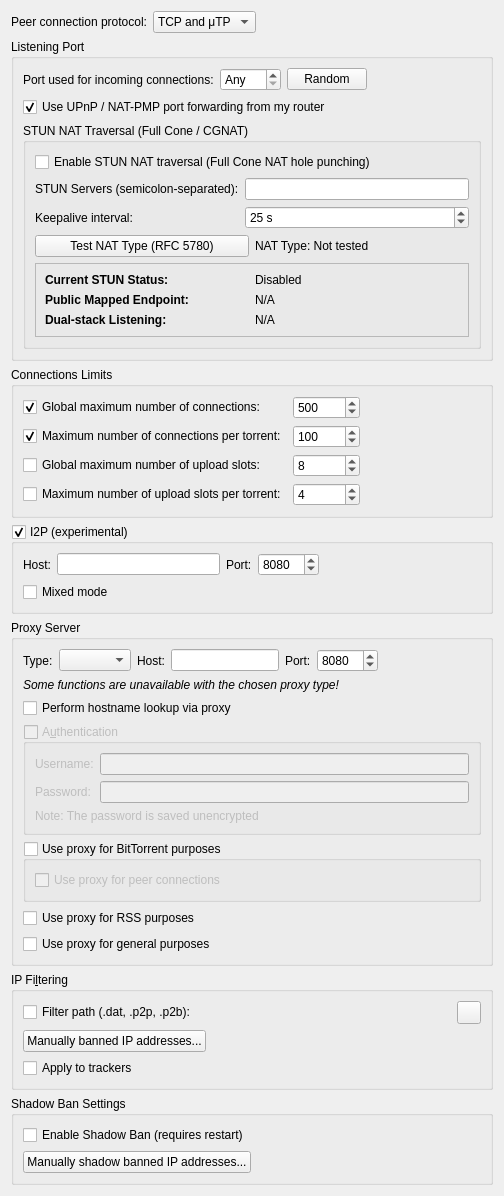
          <widget class="QWidget" name="scrollAreaWidgetContents_3">
           <property name="geometry">
            <rect>
             <x>0</x>
             <y>0</y>
             <width>504</width>
             <height>848</height>
            </rect>
           </property>
           <layout class="QVBoxLayout" name="verticalLayout_20">
            <item>
             <layout class="QHBoxLayout" name="horizontalLayout_12">
              <item>
               <widget class="QLabel" name="label_24">
                <property name="text">
                 <string>Peer connection protocol:</string>
                </property>
               </widget>
              </item>
              <item>
               <widget class="QComboBox" name="comboProtocol">
                <item>
                 <property name="text">
                  <string>TCP and μTP</string>
                 </property>
                </item>
                <item>
                 <property name="text">
                  <string notr="true">TCP</string>
                 </property>
                </item>
                <item>
                 <property name="text">
                  <string notr="true">μTP</string>
                 </property>
                </item>
               </widget>
              </item>
              <item>
               <spacer name="horizontalSpacer_23">
                <property name="orientation">
                 <enum>Qt::Orientation::Horizontal</enum>
                </property>
                <property name="sizeHint" stdset="0">
                 <size>
                  <width>40</width>
                  <height>20</height>
                 </size>
                </property>
               </spacer>
              </item>
             </layout>
            </item>
            <item>
             <widget class="QGroupBox" name="ListeningPortBox">
              <property name="title">
               <string>Listening Port</string>
              </property>
              <layout class="QVBoxLayout" name="listeningPortLayout">
               <item>
                <layout class="QHBoxLayout" name="listeningPortLayout2">
                 <item>
                  <widget class="QLabel" name="lbl_ports">
                   <property name="text">
                    <string>Port used for incoming connections:</string>
                   </property>
                  </widget>
                 </item>
                 <item>
                  <widget class="QSpinBox" name="spinPort">
                   <property name="toolTip">
                    <string>Set to 0 to let your system pick an unused port</string>
                   </property>
                   <property name="specialValueText">
                    <string>Any</string>
                   </property>
                   <property name="maximum">
                    <number>65535</number>
                   </property>
                  </widget>
                 </item>
                 <item>
                  <widget class="QPushButton" name="randomButton">
                   <property name="text">
                    <string>Random</string>
                   </property>
                  </widget>
                 </item>
                 <item>
                  <spacer name="horizontalSpacer_4">
                   <property name="orientation">
                    <enum>Qt::Orientation::Horizontal</enum>
                   </property>
                   <property name="sizeHint" stdset="0">
                    <size>
                     <width>40</width>
                     <height>20</height>
                    </size>
                   </property>
                  </spacer>
                 </item>
                </layout>
               </item>
               <item>
                <widget class="QCheckBox" name="checkUPnP">
                 <property name="text">
                  <string>Use UPnP / NAT-PMP port forwarding from my router</string>
                 </property>
                 <property name="checked">
                  <bool>true</bool>
                 </property>
                </widget>
               </item>
               <item>
                <widget class="QGroupBox" name="groupSTUN">
                 <property name="title">
                  <string>STUN NAT Traversal (Full Cone / CGNAT)</string>
                 </property>
                 <layout class="QVBoxLayout" name="stunLayout">
                  <item>
                   <widget class="QCheckBox" name="checkSTUN">
                    <property name="text">
                     <string>Enable STUN NAT traversal (Full Cone NAT hole punching)</string>
                    </property>
                   </widget>
                  </item>
                  <item>
                   <layout class="QGridLayout" name="stunGridLayout">
                    <item row="0" column="0">
                     <widget class="QLabel" name="lblSTUNServers">
                      <property name="text">
                       <string>STUN Servers (semicolon-separated):</string>
                      </property>
                     </widget>
                    </item>
                    <item row="0" column="1">
                     <widget class="QLineEdit" name="textSTUNServers"/>
                    </item>
                    <item row="1" column="0">
                     <widget class="QLabel" name="lblSTUNKeepAlive">
                      <property name="text">
                       <string>Keepalive interval:</string>
                      </property>
                     </widget>
                    </item>
                    <item row="1" column="1">
                     <widget class="QSpinBox" name="spinSTUNKeepAlive">
                      <property name="suffix">
                       <string> s</string>
                      </property>
                      <property name="minimum">
                       <number>10</number>
                      </property>
                      <property name="maximum">
                       <number>300</number>
                      </property>
                      <property name="value">
                       <number>25</number>
                      </property>
                     </widget>
                    </item>
                   </layout>
                  </item>
                  <item>
                   <layout class="QHBoxLayout" name="stunTestLayout">
                    <item>
                     <widget class="QPushButton" name="btnTestNATType">
                      <property name="text">
                       <string>Test NAT Type (RFC 5780)</string>
                      </property>
                     </widget>
                    </item>
                    <item>
                     <widget class="QLabel" name="lblNATTestResult">
                      <property name="text">
                       <string>NAT Type: Not tested</string>
                      </property>
                     </widget>
                    </item>
                   </layout>
                  </item>
                  <item>
                   <widget class="QFrame" name="frameSTUNStatus">
                    <property name="frameShape">
                     <enum>QFrame::Shape::StyledPanel</enum>
                    </property>
                    <layout class="QGridLayout" name="stunStatusGridLayout">
                     <item row="0" column="0">
                      <widget class="QLabel" name="lblSTUNStatusHeader">
                       <property name="text">
                        <string>Current STUN Status:</string>
                       </property>
                       <property name="font">
                        <font>
                         <bold>true</bold>
                        </font>
                       </property>
                      </widget>
                     </item>
                     <item row="0" column="1">
                      <widget class="QLabel" name="lblSTUNStatusValue">
                       <property name="text">
                        <string>Disabled</string>
                       </property>
                      </widget>
                     </item>
                     <item row="1" column="0">
                      <widget class="QLabel" name="lblSTUNEndpointHeader">
                       <property name="text">
                        <string>Public Mapped Endpoint:</string>
                       </property>
                       <property name="font">
                        <font>
                         <bold>true</bold>
                        </font>
                       </property>
                      </widget>
                     </item>
                     <item row="1" column="1">
                      <widget class="QLabel" name="lblSTUNEndpointValue">
                       <property name="text">
                        <string>N/A</string>
                       </property>
                      </widget>
                     </item>
                     <item row="2" column="0">
                      <widget class="QLabel" name="lblSTUNDualStackHeader">
                       <property name="text">
                        <string>Dual-stack Listening:</string>
                       </property>
                       <property name="font">
                        <font>
                         <bold>true</bold>
                        </font>
                       </property>
                      </widget>
                     </item>
                     <item row="2" column="1">
                      <widget class="QLabel" name="lblSTUNDualStackValue">
                       <property name="text">
                        <string>N/A</string>
                       </property>
                      </widget>
                     </item>
                    </layout>
                   </widget>
                  </item>
                 </layout>
                </widget>
               </item>
              </layout>
             </widget>
            </item>
            <item>
             <widget class="QGroupBox" name="nbConnecBox">
              <property name="title">
               <string>Connections Limits</string>
              </property>
              <layout class="QGridLayout" name="gridLayout">
               <item row="0" column="0">
                <widget class="QCheckBox" name="checkMaxConnections">
                 <property name="text">
                  <string>Global maximum number of connections:</string>
                 </property>
                 <property name="checked">
                  <bool>true</bool>
                 </property>
                </widget>
               </item>
               <item row="0" column="1">
                <widget class="QSpinBox" name="spinMaxConnec">
                 <property name="enabled">
                  <bool>true</bool>
                 </property>
                 <property name="minimum">
                  <number>2</number>
                 </property>
                 <property name="maximum">
                  <number>2147483647</number>
                 </property>
                 <property name="value">
                  <number>500</number>
                 </property>
                </widget>
               </item>
               <item row="0" column="2">
                <spacer name="horizontalSpacer_3">
                 <property name="orientation">
                  <enum>Qt::Orientation::Horizontal</enum>
                 </property>
                 <property name="sizeHint" stdset="0">
                  <size>
                   <width>40</width>
                   <height>20</height>
                  </size>
                 </property>
                </spacer>
               </item>
               <item row="1" column="0">
                <widget class="QCheckBox" name="checkMaxConnectionsPerTorrent">
                 <property name="text">
                  <string>Maximum number of connections per torrent:</string>
                 </property>
                 <property name="checked">
                  <bool>true</bool>
                 </property>
                </widget>
               </item>
               <item row="1" column="1">
                <widget class="QSpinBox" name="spinMaxConnecPerTorrent">
                 <property name="minimum">
                  <number>2</number>
                 </property>
                 <property name="maximum">
                  <number>2147483647</number>
                 </property>
                 <property name="value">
                  <number>100</number>
                 </property>
                </widget>
               </item>
               <item row="2" column="0">
                <widget class="QCheckBox" name="checkMaxUploads">
                 <property name="text">
                  <string>Global maximum number of upload slots:</string>
                 </property>
                </widget>
               </item>
               <item row="2" column="1">
                <widget class="QSpinBox" name="spinMaxUploads">
                 <property name="maximum">
                  <number>2147483647</number>
                 </property>
                 <property name="value">
                  <number>8</number>
                 </property>
                </widget>
               </item>
               <item row="3" column="0">
                <widget class="QCheckBox" name="checkMaxUploadsPerTorrent">
                 <property name="text">
                  <string>Maximum number of upload slots per torrent:</string>
                 </property>
                </widget>
               </item>
               <item row="3" column="1">
                <widget class="QSpinBox" name="spinMaxUploadsPerTorrent">
                 <property name="maximum">
                  <number>2147483647</number>
                 </property>
                 <property name="value">
                  <number>4</number>
                 </property>
                </widget>
               </item>
              </layout>
             </widget>
            </item>
            <item>
             <widget class="QGroupBox" name="groupI2P">
              <property name="title">
               <string>I2P (experimental)</string>
              </property>
              <property name="checkable">
               <bool>true</bool>
              </property>
              <property name="checked">
               <bool>true</bool>
              </property>
              <layout class="QVBoxLayout" name="verticalLayout_40">
               <item>
                <layout class="QHBoxLayout" name="i2pLayout">
                 <item>
                  <widget class="QLabel" name="labelI2PHost">
                   <property name="text">
                    <string>Host:</string>
                   </property>
                  </widget>
                 </item>
                 <item>
                  <widget class="QLineEdit" name="textI2PHost"/>
                 </item>
                 <item>
                  <widget class="QLabel" name="labelI2PPort">
                   <property name="text">
                    <string>Port:</string>
                   </property>
                  </widget>
                 </item>
                 <item>
                  <widget class="QSpinBox" name="spinI2PPort">
                   <property name="minimum">
                    <number>1</number>
                   </property>
                   <property name="maximum">
                    <number>65535</number>
                   </property>
                   <property name="value">
                    <number>8080</number>
                   </property>
                  </widget>
                 </item>
                 <item>
                  <spacer name="horizontalSpacer_22">
                   <property name="orientation">
                    <enum>Qt::Orientation::Horizontal</enum>
                   </property>
                   <property name="sizeHint" stdset="0">
                    <size>
                     <width>40</width>
                     <height>20</height>
                    </size>
                   </property>
                  </spacer>
                 </item>
                </layout>
               </item>
               <item>
                <widget class="QCheckBox" name="checkI2PMixed">
                 <property name="toolTip">
                  <string>&lt;html&gt;&lt;head/&gt;&lt;body&gt;&lt;p&gt;If &quot;mixed mode&quot; is enabled I2P torrents are allowed to also get peers from other sources than the tracker, and connect to regular IPs, not providing any anonymization. This may be useful if the user is not interested in the anonymization of I2P, but still wants to be able to connect to I2P peers.&lt;/p&gt;&lt;/body&gt;&lt;/html&gt;</string>
                 </property>
                 <property name="text">
                  <string>Mixed mode</string>
                 </property>
                </widget>
               </item>
              </layout>
             </widget>
            </item>
            <item>
             <widget class="QGroupBox" name="groupProxy">
              <property name="enabled">
               <bool>true</bool>
              </property>
              <property name="title">
               <string>Proxy Server</string>
              </property>
              <layout class="QVBoxLayout" name="verticalLayout_29">
               <item>
                <layout class="QHBoxLayout" name="proxyTypeLayout">
                 <item>
                  <widget class="QLabel" name="ProxyType_lbl">
                   <property name="text">
                    <string>Type:</string>
                   </property>
                  </widget>
                 </item>
                 <item>
                  <widget class="QComboBox" name="comboProxyType"/>
                 </item>
                 <item>
                  <widget class="QLabel" name="lblProxyIP">
                   <property name="text">
                    <string>Host:</string>
                   </property>
                  </widget>
                 </item>
                 <item>
                  <widget class="QLineEdit" name="textProxyIP"/>
                 </item>
                 <item>
                  <widget class="QLabel" name="lblProxyPort">
                   <property name="text">
                    <string>Port:</string>
                   </property>
                  </widget>
                 </item>
                 <item>
                  <widget class="QSpinBox" name="spinProxyPort">
                   <property name="minimum">
                    <number>1</number>
                   </property>
                   <property name="maximum">
                    <number>65535</number>
                   </property>
                   <property name="value">
                    <number>8080</number>
                   </property>
                  </widget>
                 </item>
                 <item>
                  <spacer name="horizontalSpacer_24">
                   <property name="orientation">
                    <enum>Qt::Orientation::Horizontal</enum>
                   </property>
                   <property name="sizeHint" stdset="0">
                    <size>
                     <width>20</width>
                     <height>20</height>
                    </size>
                   </property>
                  </spacer>
                 </item>
                </layout>
               </item>
               <item>
                <widget class="QLabel" name="labelProxyTypeUnavailable">
                 <property name="font">
                  <font>
                   <italic>true</italic>
                  </font>
                 </property>
                 <property name="text">
                  <string>Some functions are unavailable with the chosen proxy type!</string>
                 </property>
                </widget>
               </item>
               <item>
                <widget class="QCheckBox" name="checkProxyHostnameLookup">
                 <property name="toolTip">
                  <string>If checked, hostname lookups are done via the proxy</string>
                 </property>
                 <property name="text">
                  <string>Perform hostname lookup via proxy</string>
                 </property>
                </widget>
               </item>
               <item>
                <widget class="QGroupBox" name="checkProxyAuth">
                 <property name="enabled">
                  <bool>false</bool>
                 </property>
                 <property name="title">
                  <string>A&amp;uthentication</string>
                 </property>
                 <property name="checkable">
                  <bool>true</bool>
                 </property>
                 <property name="checked">
                  <bool>false</bool>
                 </property>
                 <layout class="QVBoxLayout" name="verticalLayout_24">
                  <item>
                   <layout class="QGridLayout" name="gridLayout_12">
                    <item row="0" column="0">
                     <widget class="QLabel" name="lblProxyUsername">
                      <property name="text">
                       <string>Username:</string>
                      </property>
                     </widget>
                    </item>
                    <item row="0" column="1">
                     <widget class="QLineEdit" name="textProxyUsername"/>
                    </item>
                    <item row="1" column="0">
                     <widget class="QLabel" name="lblProxyPassword">
                      <property name="text">
                       <string>Password:</string>
                      </property>
                     </widget>
                    </item>
                    <item row="1" column="1">
                     <widget class="QLineEdit" name="textProxyPassword">
                      <property name="echoMode">
                       <enum>QLineEdit::EchoMode::Password</enum>
                      </property>
                     </widget>
                    </item>
                   </layout>
                  </item>
                  <item>
                   <widget class="QLabel" name="label_23">
                    <property name="text">
                     <string>Note: The password is saved unencrypted</string>
                    </property>
                   </widget>
                  </item>
                 </layout>
                </widget>
               </item>
               <item>
                <widget class="QGroupBox" name="checkProxyBitTorrent">
                 <property name="title">
                  <string>Use proxy for BitTorrent purposes</string>
                 </property>
                 <property name="checkable">
                  <bool>true</bool>
                 </property>
                 <property name="checked">
                  <bool>false</bool>
                 </property>
                 <layout class="QVBoxLayout" name="verticalLayoutProxyBitTorrent">
                  <item>
                   <widget class="QCheckBox" name="checkProxyPeerConnections">
                    <property name="toolTip">
                     <string>Otherwise, the proxy server is only used for tracker connections</string>
                    </property>
                    <property name="text">
                     <string>Use proxy for peer connections</string>
                    </property>
                   </widget>
                  </item>
                 </layout>
                </widget>
               </item>
               <item>
                <widget class="QCheckBox" name="checkProxyRSS">
                 <property name="toolTip">
                  <string>RSS feeds will use proxy</string>
                 </property>
                 <property name="text">
                  <string>Use proxy for RSS purposes</string>
                 </property>
                 <property name="checked">
                  <bool>false</bool>
                 </property>
                </widget>
               </item>
               <item>
                <widget class="QCheckBox" name="checkProxyMisc">
                 <property name="toolTip">
                  <string>Search engine, software updates or anything else will use proxy</string>
                 </property>
                 <property name="text">
                  <string>Use proxy for general purposes</string>
                 </property>
                 <property name="checked">
                  <bool>false</bool>
                 </property>
                </widget>
               </item>
              </layout>
             </widget>
            </item>
            <item>
             <widget class="QGroupBox" name="groupIPFilter">
              <property name="title">
               <string>IP Fi&amp;ltering</string>
              </property>
              <layout class="QVBoxLayout" name="verticalLayout_17">
               <item>
                <layout class="QHBoxLayout" name="horizontalLayout_11">
                 <item>
                  <widget class="QCheckBox" name="checkIPFilter">
                   <property name="text">
                    <string>Filter path (.dat, .p2p, .p2b):</string>
                   </property>
                  </widget>
                 </item>
                 <item>
                  <widget class="FileSystemPathLineEdit" name="textFilterPath" native="true"/>
                 </item>
                 <item>
                  <widget class="QToolButton" name="IpFilterRefreshBtn">
                   <property name="toolTip">
                    <string>Reload the filter</string>
                   </property>
                  </widget>
                 </item>
                </layout>
               </item>
               <item>
                <widget class="QPushButton" name="banListButton">
                 <property name="sizePolicy">
                  <sizepolicy hsizetype="Fixed" vsizetype="Fixed">
                   <horstretch>0</horstretch>
                   <verstretch>0</verstretch>
                  </sizepolicy>
                 </property>
                 <property name="text">
                  <string>Manually banned IP addresses...</string>
                 </property>
                </widget>
               </item>
               <item>
                <widget class="QCheckBox" name="checkIpFilterTrackers">
                 <property name="text">
                  <string>Apply to trackers</string>
                 </property>
                </widget>
               </item>
              </layout>
             </widget>
            </item>
            <item>
             <widget class="QGroupBox" name="groupShadowBan">
              <property name="title">
               <string>Shadow Ban Settings</string>
              </property>
              <layout class="QVBoxLayout" name="verticalLayout_172">
               <item>
                <layout class="QHBoxLayout" name="horizontalLayout_111">
                 <item>
                  <widget class="QCheckBox" name="shadowBanEnabled">
                   <property name="text">
                    <string>Enable Shadow Ban (requires restart)</string>
                   </property>
                  </widget>
                 </item>
                </layout>
               </item>
               <item>
                <widget class="QPushButton" name="shadowBanListButton">
                 <property name="sizePolicy">
                  <sizepolicy hsizetype="Fixed" vsizetype="Fixed">
                   <horstretch>0</horstretch>
                   <verstretch>0</verstretch>
                  </sizepolicy>
                 </property>
                 <property name="text">
                  <string>Manually shadow banned IP addresses...</string>
                 </property>
                </widget>
               </item>
              </layout>
             </widget>
            </item>
            <item>
             <spacer name="verticalSpacer_3">
              <property name="orientation">
               <enum>Qt::Orientation::Vertical</enum>
              </property>
              <property name="sizeHint" stdset="0">
               <size>
                <width>20</width>
                <height>40</height>
               </size>
              </property>
             </spacer>
            </item>
           </layout>
          </widget>
